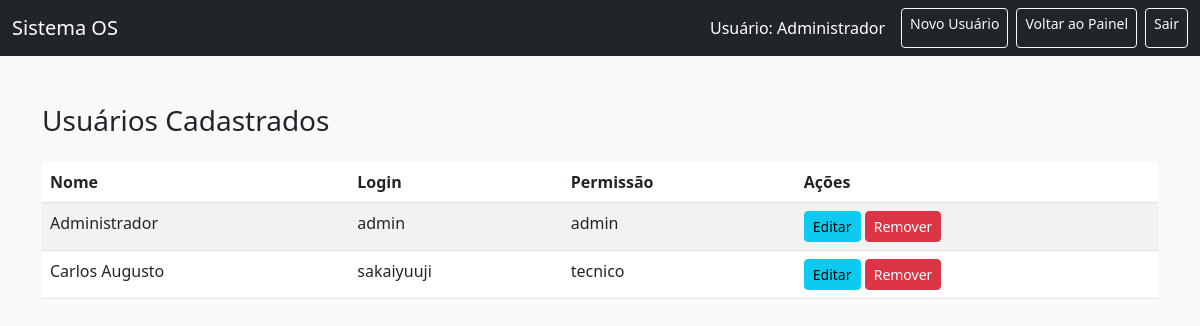
/listar_usuarios (signed in), run on an earlier commit of the app's database.
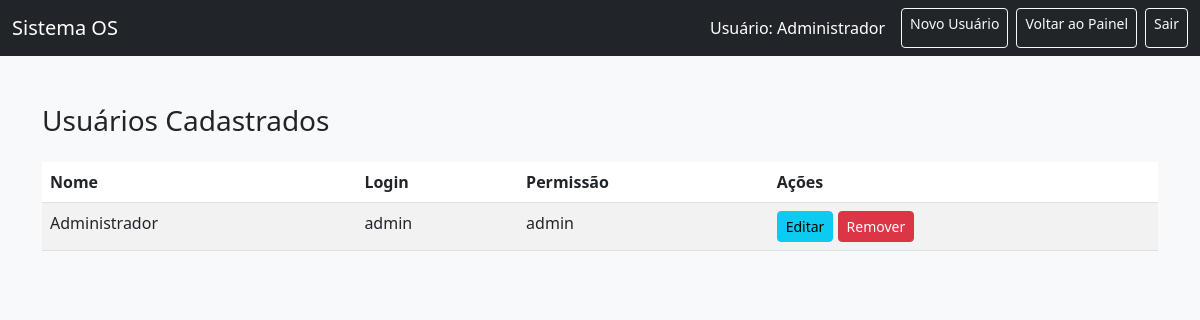
And on a later commit of the database.
### tables this page shows
CREATE TABLE usuarios (
            id INTEGER PRIMARY KEY AUTOINCREMENT,
            nome TEXT NOT NULL,
            login TEXT NOT NULL UNIQUE,
            senha TEXT NOT NULL,
            permissao TEXT NOT NULL,
            id_cliente INTEGER,
            FOREIGN KEY (id_cliente) REFERENCES clientes(id)
        );

### app.py (the view)
@app.route('/listar_usuarios')
def listar_usuarios():
    if 'permissao' not in session or session['permissao'] != 'admin':
        flash('Você não tem permissão para acessar esta página.', 'warning')
        return redirect(url_for('dashboard'))
    conn = sqlite3.connect(DB) # CORRIGIDO: Usando DB
    c = conn.cursor()
    c.execute("SELECT id, nome, login, permissao FROM usuarios WHERE permissao != 'cliente' ORDER BY nome")
    usuarios_db = c.fetchall()
    usuarios = [
        {'id': u[0], 'nome': u[1], 'login': u[2], 'permissao': u[3]}
        for u in usuarios_db
    ]
    conn.close()
    return render_template('listar_usuarios.html', usuarios=usuarios)

### templates/listar_usuarios.html (shortened to what this page needs)
<!DOCTYPE html>
<html lang="pt-br">
<head>
  <link href="https://cdn.jsdelivr.net/npm/bootstrap@5.3.0/dist/css/bootstrap.min.css" rel="stylesheet">
</head>
<body class="bg-light">
<nav class="navbar navbar-dark bg-dark">
  <div class="container-fluid">
    <a class="navbar-brand" href="{{ url_for('dashboard') }}">Sistema OS</a>
    <div class="d-flex">
      <span class="navbar-text text-white me-3">Usuário: {{ session['usuario_nome'] }}</span>
      <a href="{{ url_for('cadastrar_usuario') }}" class="btn btn-outline-light btn-sm me-2">Novo Usuário</a>
      <a href="{{ url_for('dashboard') }}" class="btn btn-outline-light btn-sm me-2">Voltar ao Painel</a>
      <a href="{{ url_for('logout') }}" class="btn btn-outline-light btn-sm">Sair</a>
    </div>
  </div>
</nav>
<div class="container py-5">
  <h3>Usuários Cadastrados</h3>
  <table class="table table-striped table-hover mt-4">
    <thead>
      <tr>
        <th>Nome</th>
        <th>Login</th>
        <th>Permissão</th>
        <th>Ações</th>
      </tr>
    </thead>
    <tbody>
    {% for usuario in usuarios %}
    <tr>
        <td>{{ usuario.nome }}</td>
        <td>{{ usuario.login }}</td>
        <td>{{ usuario.permissao }}</td>
        <td>
            <a href="{{ url_for('editar_usuario', usuario_id=usuario.id) }}" class="btn btn-sm btn-info">Editar</a>
            <form action="{{ url_for('excluir_usuario', usuario_id=usuario.id) }}" method="POST" style="display:inline;" onsubmit="return confirm('Tem certeza que deseja excluir o usuário {{ usuario.nome }}? Esta ação é irreversível.');">
                <button type="submit" class="btn btn-sm btn-danger">Remover</button>
            </form>
        </td>
    </tr>
    {% endfor %}
</tbody>
  </table>
</div>
</body>
</html>

What changed in the data, as far as the page shows it:
no longer on this page (row edited): usuarios: nome "Carlos Augusto", login "sakaiyuuji", permissao "tecnico"
